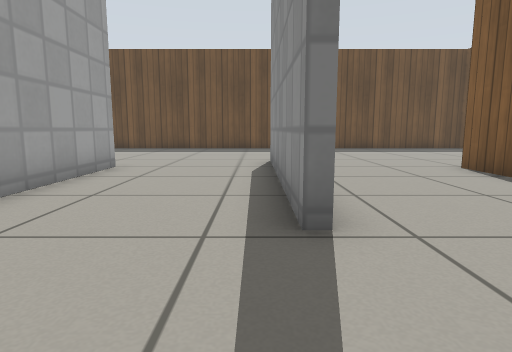
View 1 (above)

14 first-person views from a walk through a robot-simulator world made for Gazebo. The camera is 0.5 m above the floor, tilts 8° down and sees 75° across. The floor is counted in squares, 0.5 m on a side. Each view is taken from the middle of a square. On the plan, view 1 faces up. The plan holds only what a view shows up to about 12 squares ahead; the rest is blank. Simple patterns stand in for the simulator's built-in surfaces.

View 2
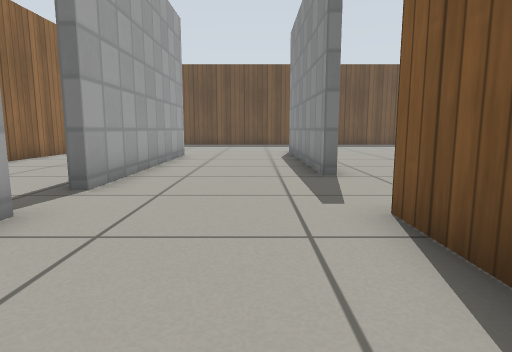

View 3
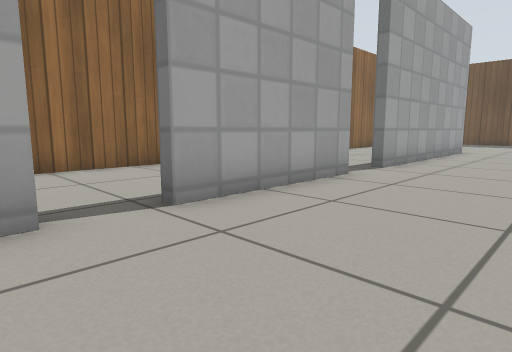

View 4
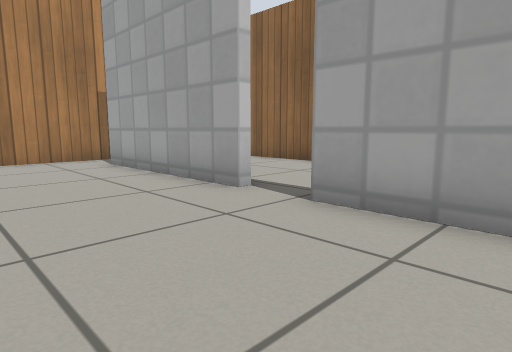

View 5
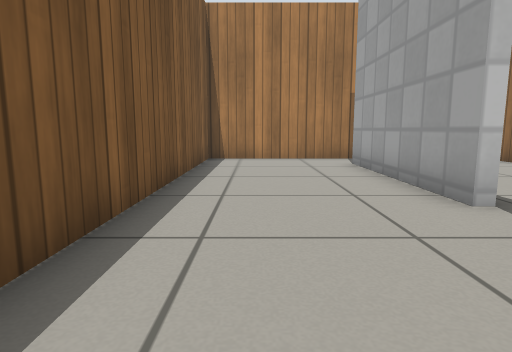

View 6
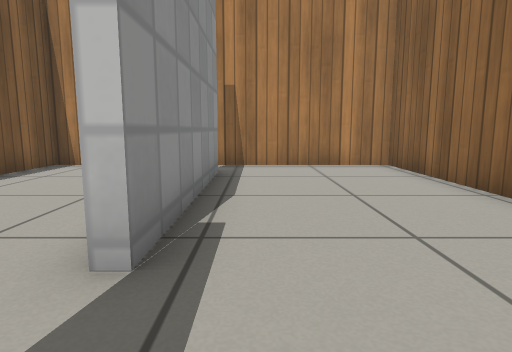

View 7
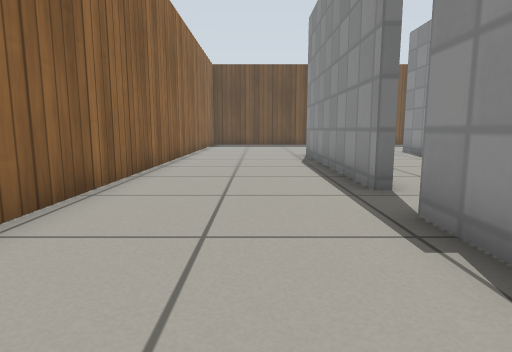

View 8
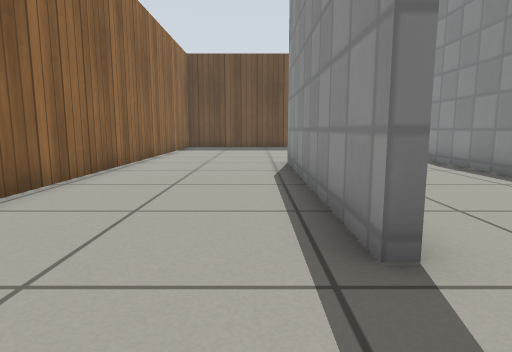

View 9
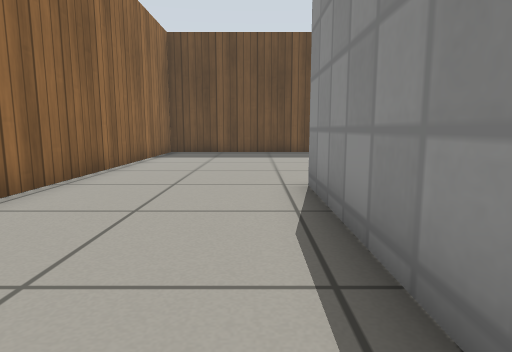

View 10
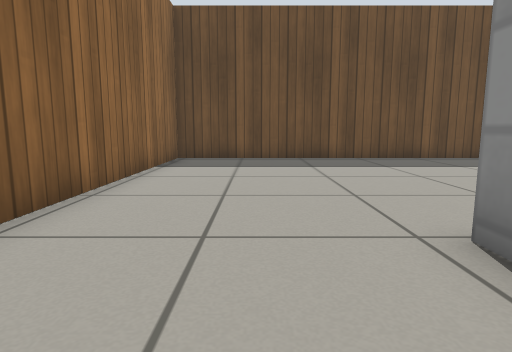

View 11
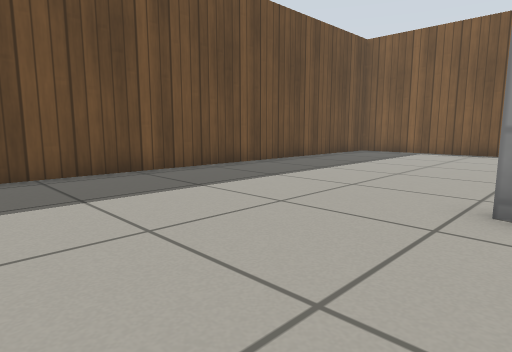

View 12
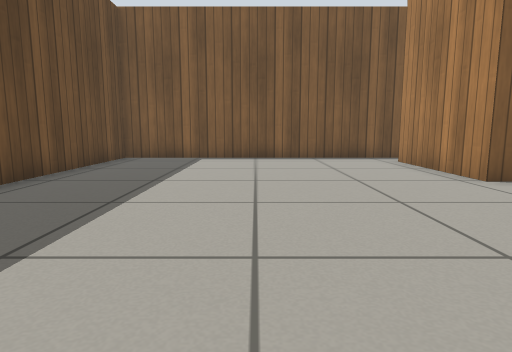

View 13
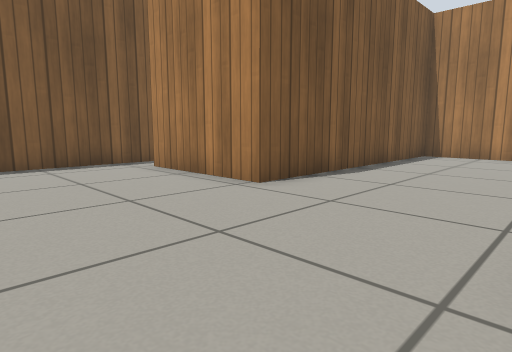

View 14
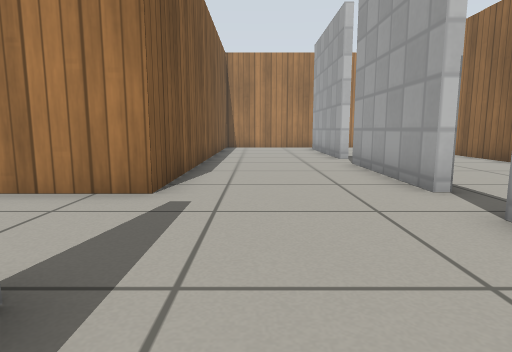

### Floor plan
Ten units are one square. View 1 is at (0, 0); x grows to the right and y downward. Boxes are objects, and circles mark ways between rooms. Rooms are numbered by the first view taken in them; rooms with no view inside come last. Other rooms are left out.
<svg viewBox="-92 -181 204 319">
<path fill="none" stroke="#000" d="M-41 18 -41 1M-38 1 -38 48M-41 -14 -41 -90M-87 21 -87 133 6 133 6 1 16 1M9 -32 6 -32 6 -94M-41 118 -41 62 -38 62 -38 118M-38 -90 -38 -14M-87 -96 -87 6M6 -94 6 -107M107 -78 107 -176 -87 -176 -87 -96M16 1 53 1 53 -86 94 -86"/>
<circle cx="-40" cy="-89" r="3" fill="#2a7"/>
<circle cx="10" cy="-20" r="3" fill="#2a7"/>
<text x="-30" y="20">1</text>
<text x="20" y="-120">2</text>
</svg>
Room 1 opens to room 2.

Where each view was taken, in squares from view 1:
view 1: 0 up, 0 right, facing up
view 2: 4 down, 1 left, facing up
view 3: 7 down, 0 right, facing up-left
view 4: 2 down, 0 right, facing down-left
view 5: 2 down, 1 left, facing down
view 6: 4 down, 5 left, facing down
view 7: 4 down, 6 left, facing up
view 8: 1 down, 5 left, facing up
view 9: 3 up, 5 left, facing up
view 10: 6 up, 6 left, facing up
view 11: 10 up, 4 left, facing up-right
view 12: 13 up, 1 left, facing right
view 13: 13 up, 1 right, facing down-right
view 14: 5 up, 1 left, facing down
